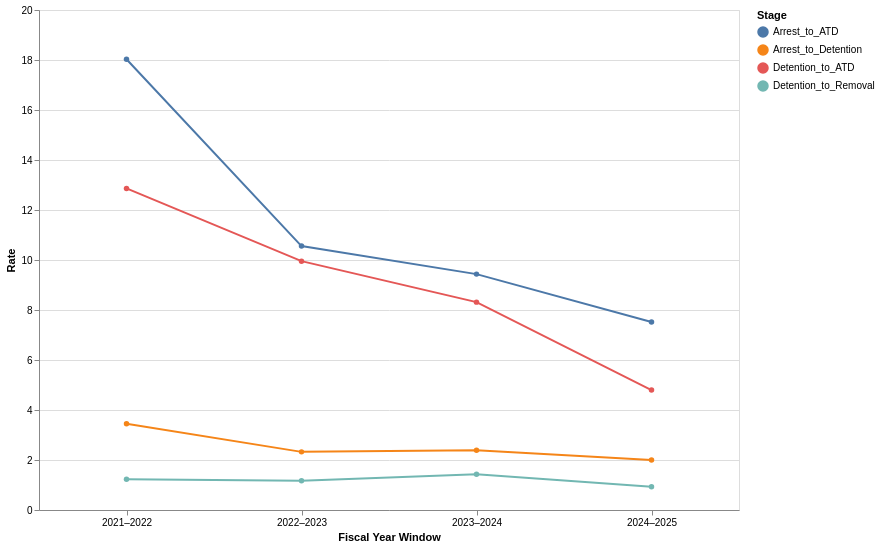

This figure's notebook cell:
### Markdown cell above
Another important aspect to notice is that to fully track this statistic we would need individual data that can be traced across different tables. This is extremely sensitive data and should only be handled by responsible authorities. To account for this, we decided calculate ratios of for example the number of detentions from 2024-2025 and divide by the number of arrests from the first year. This will give a percentage estimate of arrests in the two years that led to detentions. The choice between two years is due to the fact that ceratin individuals may have been arrested or detained in one year but only processed in the next. The following graph shows a logical understanding of what the pipeline looks like.

### Code cell
combined = combined.sort_values("Fiscal Year")

combined["Detentions_next"] = combined["Detentions"].shift(-1)
combined["Removals_next"] = combined["Removals"].shift(-1)
combined["ATD_next"] = combined["ATD"].shift(-1)

combined["Arrest_to_Detention"] = (
    (combined["Detentions"] + combined["Detentions_next"]) /
    combined["Arrests"]
)

combined["Arrest_to_ATD"] = (
    (combined["ATD"] + combined["ATD_next"]) /
    combined["Arrests"]
)

combined["Detention_to_Removal"] = (
    (combined["Removals"] + combined["Removals_next"]) /
    combined["Detentions"]
)

combined["Detention_to_ATD"] = (
    (combined["ATD"] + combined["ATD_next"]) /
    combined["Detentions"]
)

pipeline = combined.iloc[1:-1]

pipeline_melt = pipeline.melt(
    id_vars="Fiscal Year",
    value_vars=["Arrest_to_Detention", "Detention_to_Removal", "Arrest_to_ATD", "Detention_to_ATD"],
    var_name="Stage",
    value_name="Rate"
)

atd_chart = alt.Chart(pipeline_melt).mark_line(point=True).encode(
    x=alt.X(
        "Fiscal Year:O",
        axis=alt.Axis(
            title="Fiscal Year Window",
            labelExpr="datum.label + '–' + (parseInt(datum.label) + 1)",
            labelAngle=0
        )
    ),
    y="Rate:Q",
    color="Stage:N",
    tooltip=["Fiscal Year", "Stage", "Rate"]
).properties(width= 700, height= 500)

atd_chart

### Figure 1 — Vega-Lite specification as saved in the notebook (floating-point values rounded to 4 significant figures)
{"config": {"view": {"continuousWidth": 300, "continuousHeight": 300}}, "data": {"name": "data-9fca4b3291a87a9bf8186e5c844f7162"}, "mark": {"type": "line", "point": true}, "encoding": {"color": {"field": "Stage", "type": "nominal"}, "tooltip": [{"field": "Fiscal Year", "type": "quantitative"}, {"field": "Stage", "type": "nominal"}, {"field": "Rate", "type": "quantitative"}], "x": {"axis": {"labelAngle": 0, "labelExpr": "datum.label + '–' + (parseInt(datum.label) + 1)", "title": "Fiscal Year Window"}, "field": "Fiscal Year", "type": "ordinal"}, "y": {"field": "Rate", "type": "quantitative"}}, "height": 500, "width": 700, "$schema": "https://vega.github.io/schema/vega-lite/v6.1.0.json", "datasets": {"data-9fca4b3291a87a9bf8186e5c844f7162": [{"Fiscal Year": 2021, "Stage": "Arrest_to_Detention", "Rate": 3.454}, {"Fiscal Year": 2022, "Stage": "Arrest_to_Detention", "Rate": 2.325}, {"Fiscal Year": 2023, "Stage": "Arrest_to_Detention", "Rate": 2.39}, {"Fiscal Year": 2024, "Stage": "Arrest_to_Detention", "Rate": 2.003}, {"Fiscal Year": 2021, "Stage": "Detention_to_Removal", "Rate": 1.23}, {"Fiscal Year": 2022, "Stage": "Detention_to_Removal", "Rate": 1.172}, {"Fiscal Year": 2023, "Stage": "Detention_to_Removal", "Rate": 1.432}, {"Fiscal Year": 2024, "Stage": "Detention_to_Removal", "Rate": 0.9283}, {"Fiscal Year": 2021, "Stage": "Arrest_to_ATD", "Rate": 18.03}, {"Fiscal Year": 2022, "Stage": "Arrest_to_ATD", "Rate": 10.56}, {"Fiscal Year": 2023, "Stage": "Arrest_to_ATD", "Rate": 9.435}, {"Fiscal Year": 2024, "Stage": "Arrest_to_ATD", "Rate": 7.519}, {"Fiscal Year": 2021, "Stage": "Detention_to_ATD", "Rate": 12.86}, {"Fiscal Year": 2022, "Stage": "Detention_to_ATD", "Rate": 9.954}, {"Fiscal Year": 2023, "Stage": "Detention_to_ATD", "Rate": 8.315}, {"Fiscal Year": 2024, "Stage": "Detention_to_ATD", "Rate": 4.797}]}}
